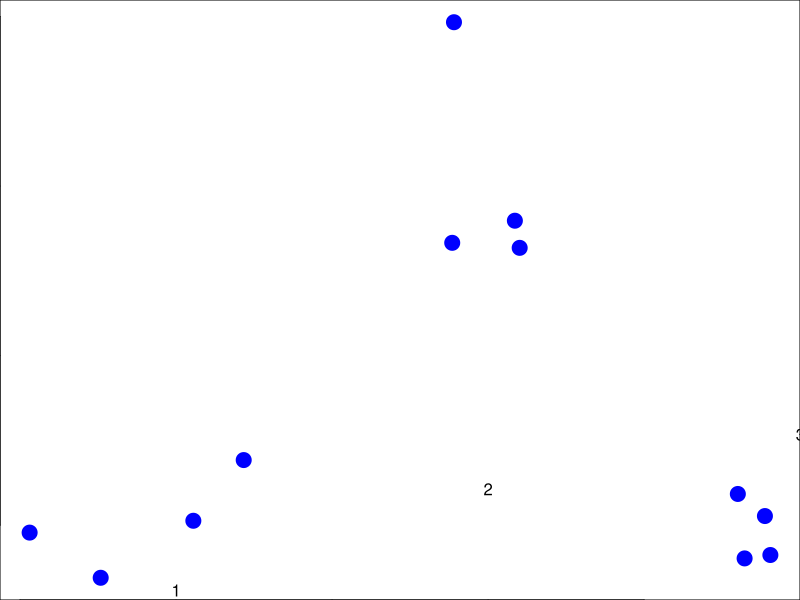
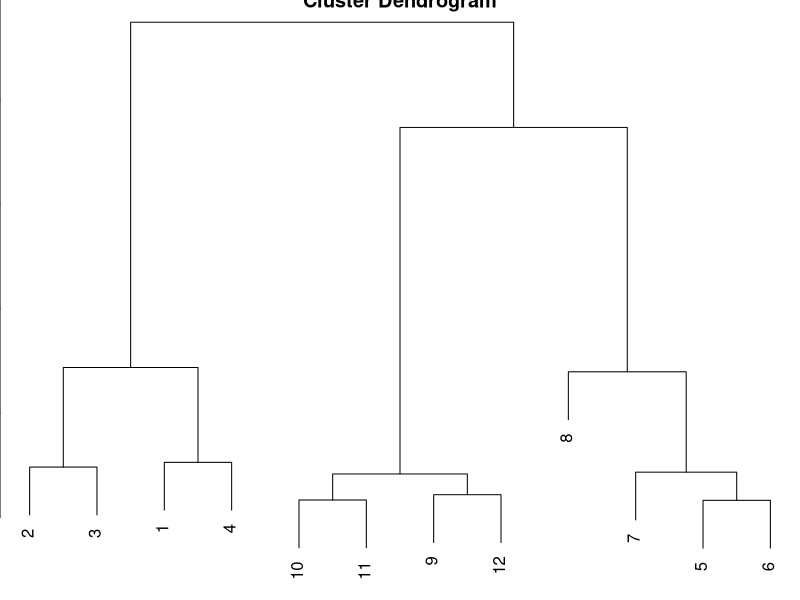
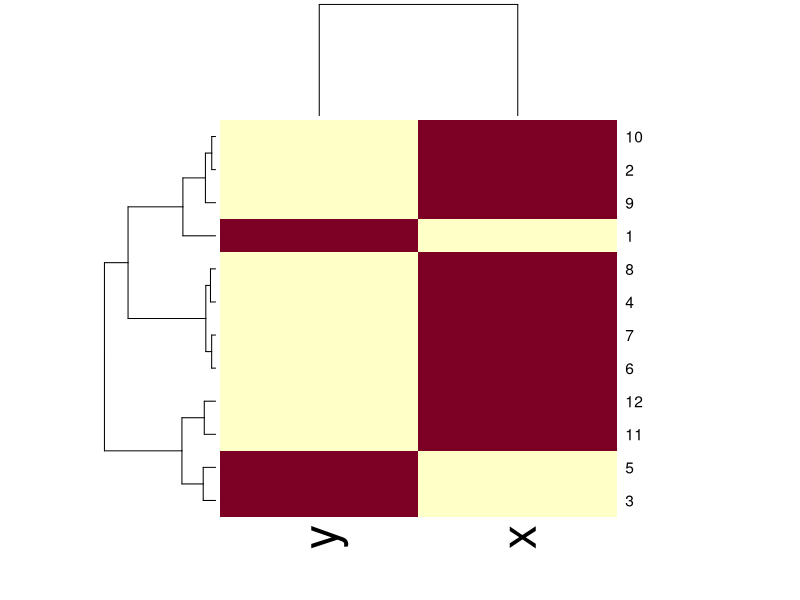

R code for these plots, in order:
## ---- chunk 1
set.seed(1234)
par(mar = c(0, 0, 0, 0))
x <- rnorm(12, mean = rep(1:3, each = 4), sd = 0.2)
y <- rnorm(12, mean = rep(c(1, 2, 1), each = 4), sd = 0.2)
plot(x, y, col = "blue", pch = 19, cex = 2)
text(x + 0.05, labels = as.character(1:12))
## ---- chunk 2
dataFrame <- data.frame(x = x, y = y)
dist(dataFrame)
## ---- chunk 3
dataFrame <- data.frame(x = x, y = y)
distxy <- dist(dataFrame)
hClustering <- hclust(distxy)
plot(hClustering)
## ---- chunk 4
dataFrame <- data.frame(x = x, y = y)
set.seed(143)
dataMatrix <- as.matrix(dataFrame)[sample(1:12), ]
heatmap(dataMatrix)
